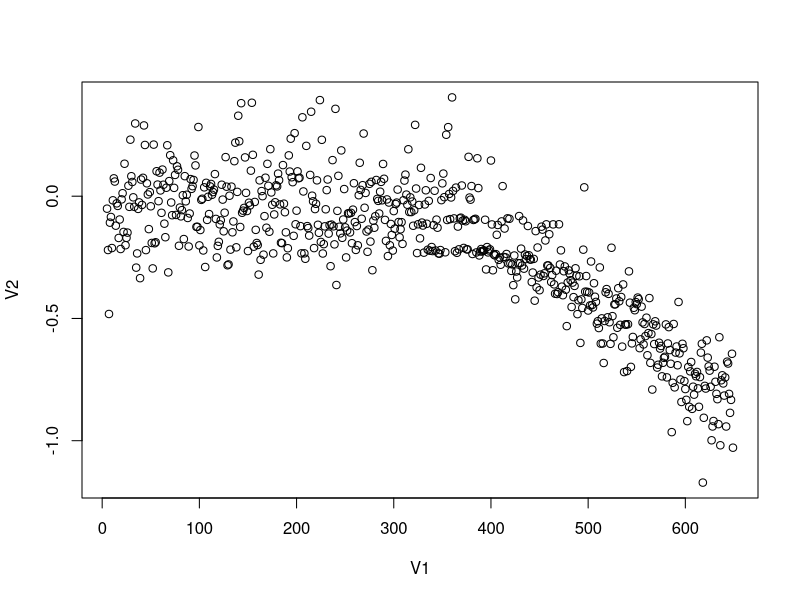
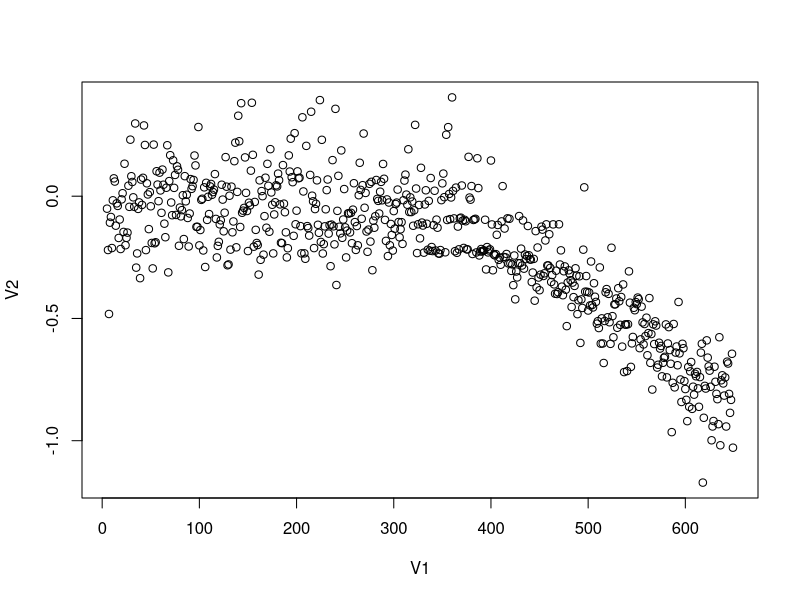

Write R code to recreate these figures, in order.

a <-read.csv("trial-final-11-20171229151251.csv", header = FALSE)
plot(a)
png("trial-final-11-20171229151251.csv.png")
plot(a)

